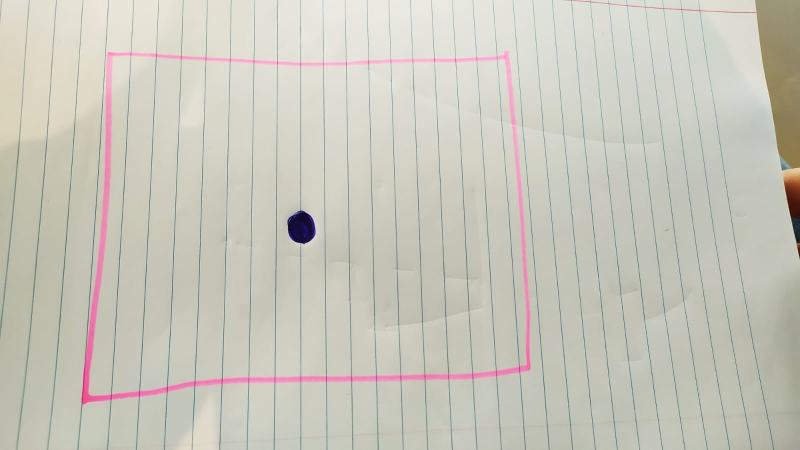
#> input picture RE__Needle_robotics/ImageRecognition/BME3.jpeg, 1600 x 900 px, given in place of the camera (shown at 1/2 size)
$ python VideoDetection.py
#> lines starting #> are read from the running program, lines starting #| are printed output that depends on the picture; after the words box and inside, x2 and y2 are one past the last pixel; in counts of white or black regions, pixels touching at a corner belong together
### RE__Needle_robotics/Steedle_software_package/img2.py
# Import essential libraries
import requests
import cv2
import numpy as np
import imutils
import copy

"""
This part will take in the camera shot and segment it into looking at only the area of interest
which will be marked with bright yellow tape.
"""

# [38 lines left out: function segmentImg2, not called in this run]

def segmentImg(image):
    #blur the image
    image2 = cv2.GaussianBlur(image, (5, 5), 0)

    hsvPlate = cv2.cvtColor(image2, cv2.COLOR_BGR2HSV)
    grayPlate = cv2.cvtColor(image2, cv2.COLOR_BGR2GRAY)

    colorMin = np.array([24, 40, 158])
    colorMax = np.array([49, 255, 255])
    holdImg = copy.deepcopy(image)
    mask = cv2.inRange(hsvPlate, colorMin, colorMax)
    segPlate = cv2.bitwise_and(holdImg, holdImg, mask=mask)

    element = cv2.getStructuringElement(cv2.MORPH_RECT, (6, 6))
    element_circle = cv2.getStructuringElement(cv2.MORPH_ELLIPSE, (10, 10))
    element3 = cv2.getStructuringElement(cv2.MORPH_ELLIPSE, (13, 13))
    segPlate = cv2.erode(segPlate, element)
    segPlate = cv2.dilate(segPlate, element)

    gray = cv2.cvtColor(segPlate, cv2.COLOR_RGB2GRAY)
    x = np.sum(gray, axis=0)
    x2 = np.nonzero(x)
    y = np.sum(gray, axis=1)
    y2 = np.nonzero(y)
    y3 = y2[0][int((len(y2[0]) - 1) / 2)]
    x3 = x2[0][int((len(x2[0]) - 1) / 2)]

    element2 = cv2.getStructuringElement(cv2.MORPH_RECT, (3, 3))
    crop = cv2.erode(image, element2)
    crop = cv2.dilate(crop, element2)
    crop = crop[y2[0][0]:y2[0][-1], x2[0][0]:x2[0][-1], :]
    coord = [y2[0][0], y2[0][-1], x2[0][0], x2[0][-1]]

    image = cv2.circle(image, (x3, y3), radius=100, color=(255, 0, 0), thickness=1)
    #cv2.imshow('Cropped', crop)
    #cv2.waitKey(0)

    return image, x3, y3


"""
This part will then use the segmented image prom abobve and find where the probe is within the image
by finding its x and y location, keep in mind the x here is the z for the main code and the x can be
either the x or the y of the main code.
"""


# [31 lines left out: functions findProbe, convertXY, not called in this run]

"""
This part will combine the two methods above and it is also here that the x and y values are converted to the
proper values for the main code.
"""


# [6 lines left out: function findOffset, not called in this run]

    #get demensions of segmented image
    #xs, ys, zs = segmented.shape

    #x, y = findProbe(segmented)

    #x, y = convertXY(x, y, xs, ys)


    #print("X coord is {} and Y coord is {}".format(x, y))
    # Convert this x and y into the x and z or y and z the other code uses and we can see the location
    # diff on one axis, so we do this for both perspectives and we have our x and y location


def getFrame(img):
    segmented, coords = segmentImg(img)
    # [5 lines of commented-out code are left out]

### RE__Needle_robotics/ImageRecognition/VideoDetection.py
# Import essential libraries
import cv2
import numpy as np
import imutils

# Replace the below URL with your own. Make sure to add "/shot.jpg" at last.
from RE__Needle_robotics.Steedle_software_package.img2 import segmentImg

url = "http://145.94.251.91:8080/shot.jpg"

cap = cv2.VideoCapture(0)
cap.set(3, 1280)
cap.set(4, 720)

coords = np.array([])
# While loop to continuously fetching data from the Url
while True:
    ret, frame = cap.read()
#> frame is the input picture: shape (900, 1600, 3); mean B, G, R 188, 199.2, 200.8
    if not ret:
        break
    #img_resp = requests.get(url)
    #img_arr = np.array(bytearray(img_resp.content), dtype=np.uint8)
    #img = cv2.imdecode(img_arr, -1)
    img = frame
    img = imutils.resize(img, width=1000, height=1800)
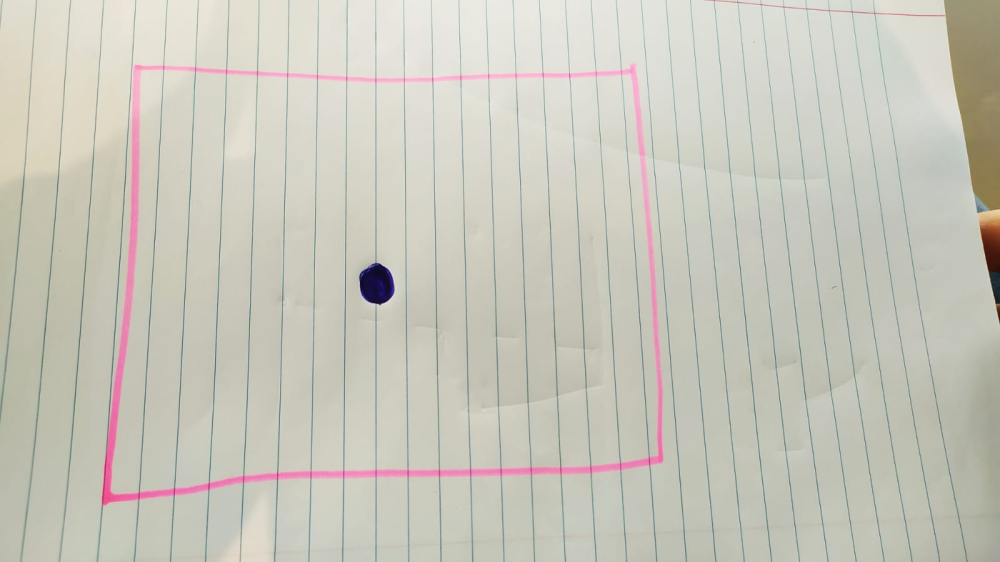
#> img: shape (562, 1000, 3); mean B, G, R 188, 199.2, 200.8
    img, x, y = segmentImg(img)
#> in segmentImg, `hsvPlate = cv2.cvtColor(image2, cv2.COLOR_BGR2HSV)`: hsvPlate: shape (562, 1000, 3); mean H, S, V 36.9, 19.8, 202.5
#> in segmentImg, `grayPlate = cv2.cvtColor(image2, cv2.COLOR_BGR2GRAY)`:
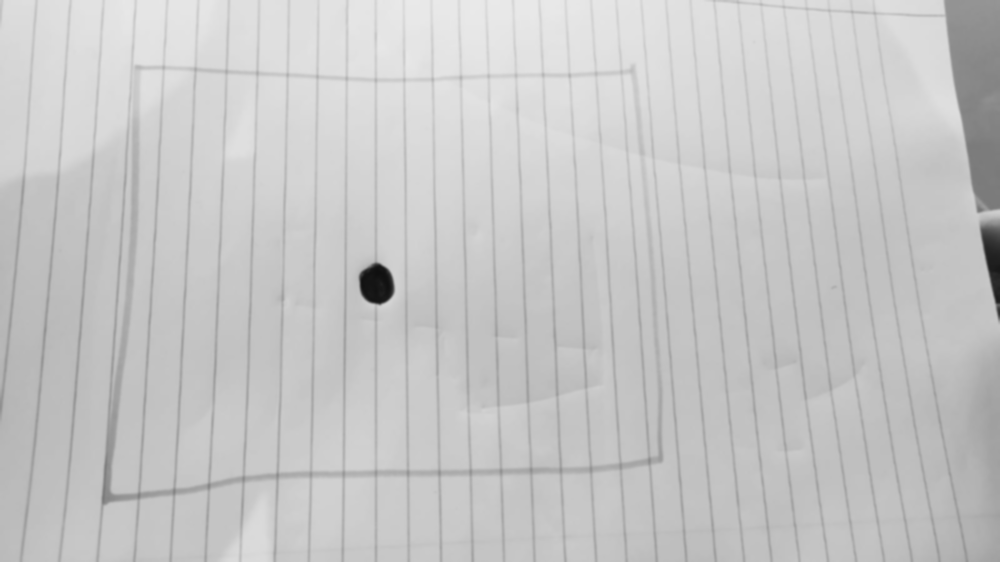
#> grayPlate: shape (562, 1000); min 15, max 233, mean 198.4
#> in segmentImg, `mask = cv2.inRange(hsvPlate, colorMin, colorMax)`:
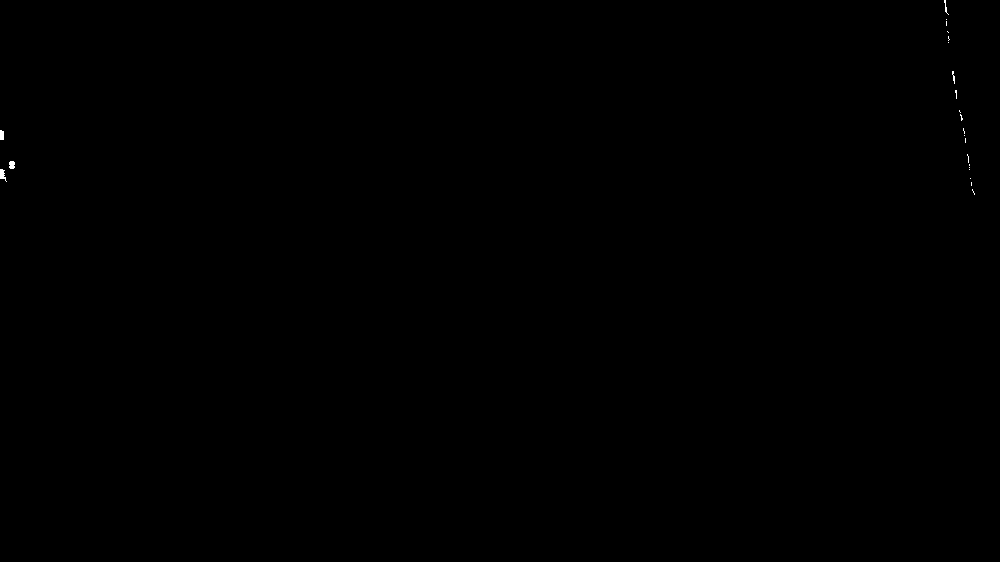
#> mask: shape (562, 1000); 0.04% white; 23 white regions (18 under 20 px), largest, box (x1, y1, x2, y2) and area: (0, 169, 7, 182) 49, (9, 161, 15, 169) 42, (0, 130, 4, 140) 38, (944, 0, 949, 15) 23, (952, 71, 955, 84) 21
#> in segmentImg, `x = np.sum(gray, axis=0)`: x = 1000 values, max 3824 at index 0, min 0 at index 5, mean 18.92
#> in segmentImg, `x2 = np.nonzero(x)`: x2 = ([0, 1, 2, 3, 4],)
#> in segmentImg, `y = np.sum(gray, axis=1)`: y = 562 values, max 1015 at index 132, min 0 at index 0, mean 33.67
#> in segmentImg, `y3 = y2[0][int((len(y2[0]) - 1) / 2)]`: y3 = 170
#> in segmentImg, `x3 = x2[0][int((len(x2[0]) - 1) / 2)]`: x3 = 2
#> in segmentImg, `crop = cv2.erode(image, element2)`:
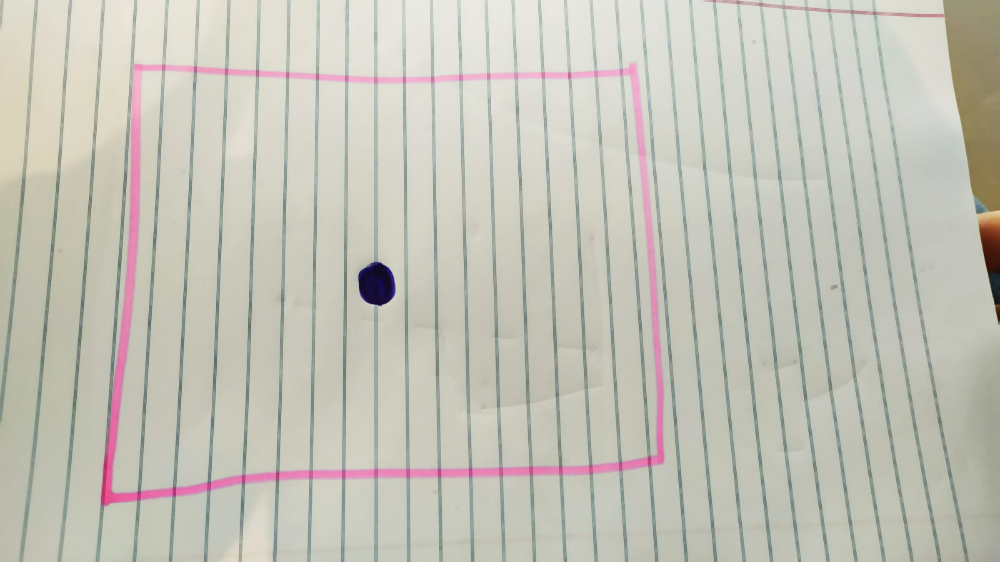
#> crop: shape (562, 1000, 3); mean B, G, R 184, 194.8, 196
#> in segmentImg, `coord = [y2[0][0], y2[0][-1], x2[0][0], x2[0][-1]]`: coord = [132, 179, 0, 4]
#> in segmentImg, `image = cv2.circle(image, (x3, y3), radius=100, color=(255, 0, 0), thi..`:
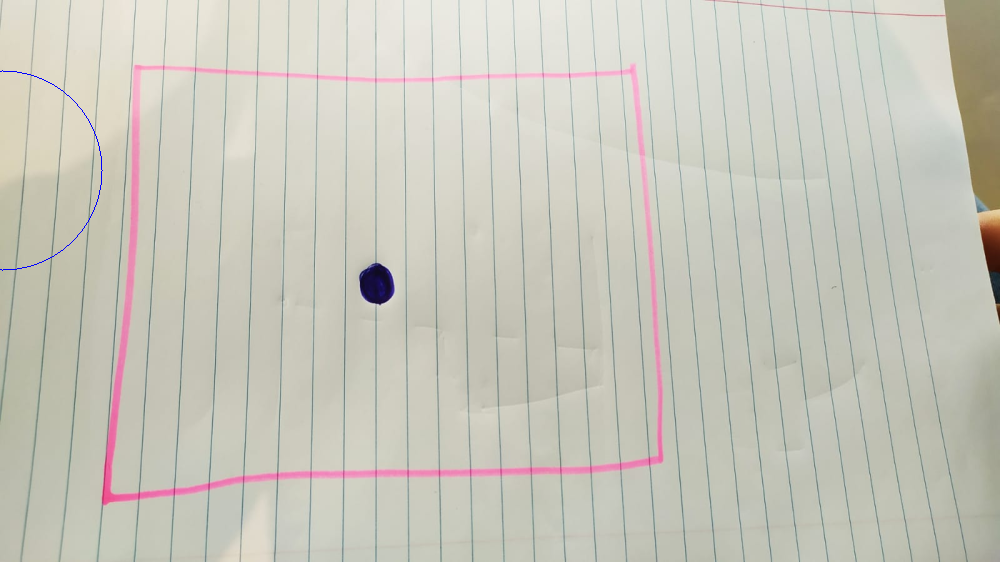
#> image: shape (562, 1000, 3); 0.05% of pixels changed, all inside (x1, y1, x2, y2) = (0, 70, 103, 271)
#> x = 2; y = 170
    coords = np.append(coords, (x, y))
#> coords = [2, 170]
    cv2.imshow("Android_cam", img)
    print(coords)
#| [  2. 170.]
    # Press Esc key to exit
    if cv2.waitKey(1) == 27:
#> (key Esc is pressed here)
        break

cv2.destroyAllWindows()

$ run again, on RE__Needle_robotics/ImageRecognition/BME2.png
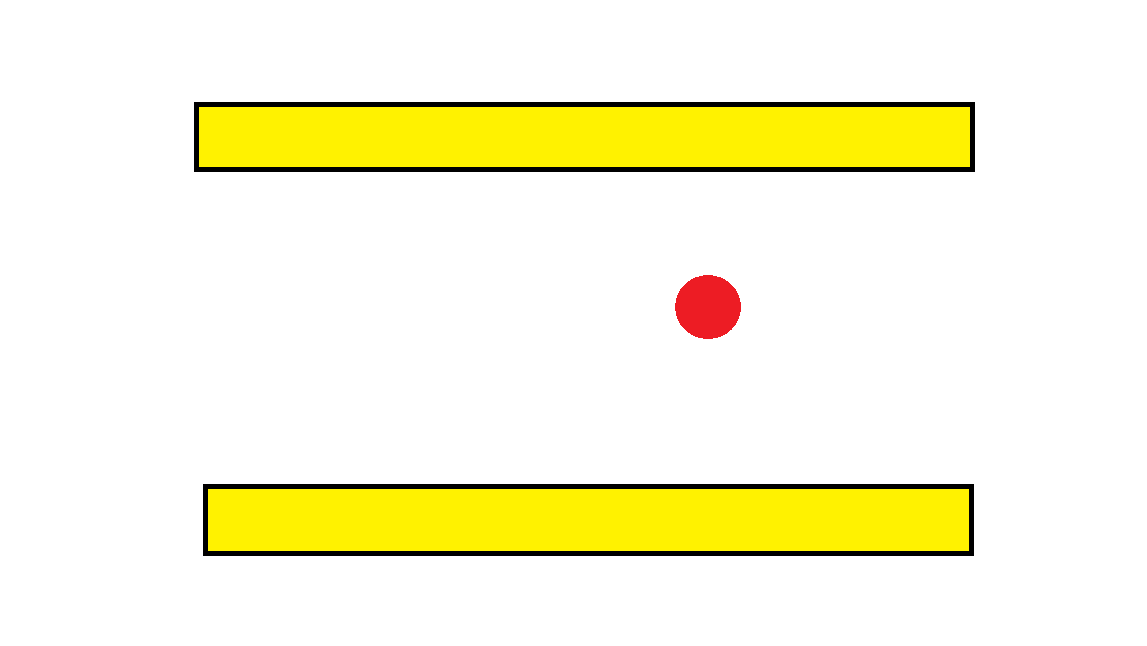
#> input picture RE__Needle_robotics/ImageRecognition/BME2.png, 1147 x 646 px, given in place of the camera
#> frame is the input picture: shape (646, 1147, 3); mean B, G, R 216.1, 246.6, 249.2
#> hsvPlate: shape (563, 1000, 3); mean H, S, V 4.8, 36, 249.2
#> in segmentImg, `mask = cv2.inRange(hsvPlate, colorMin, colorMax)`:
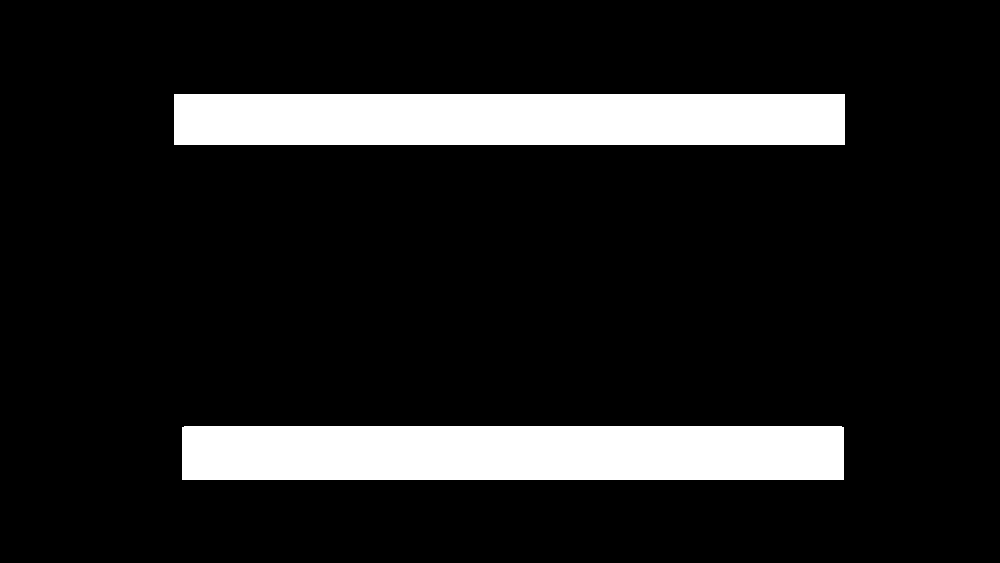
#> mask: shape (563, 1000); 12.4% white; 2 white regions, box (x1, y1, x2, y2) and area: (182, 426, 844, 480) 35744, (174, 94, 845, 145) 34221
#> in segmentImg, `x = np.sum(gray, axis=0)`: x = 1000 values, max 17925 at index 185, min 0 at index 0, mean 11944.3
#> in segmentImg, `y = np.sum(gray, axis=1)`: y = 563 values, max 114741 at index 95, min 0 at index 0, mean 21215.4
#> y3 = 428
#> x3 = 510
#> coord = [95, 480, 175, 845]
#> in segmentImg, `image = cv2.circle(image, (x3, y3), radius=100, color=(255, 0, 0), thi..`:
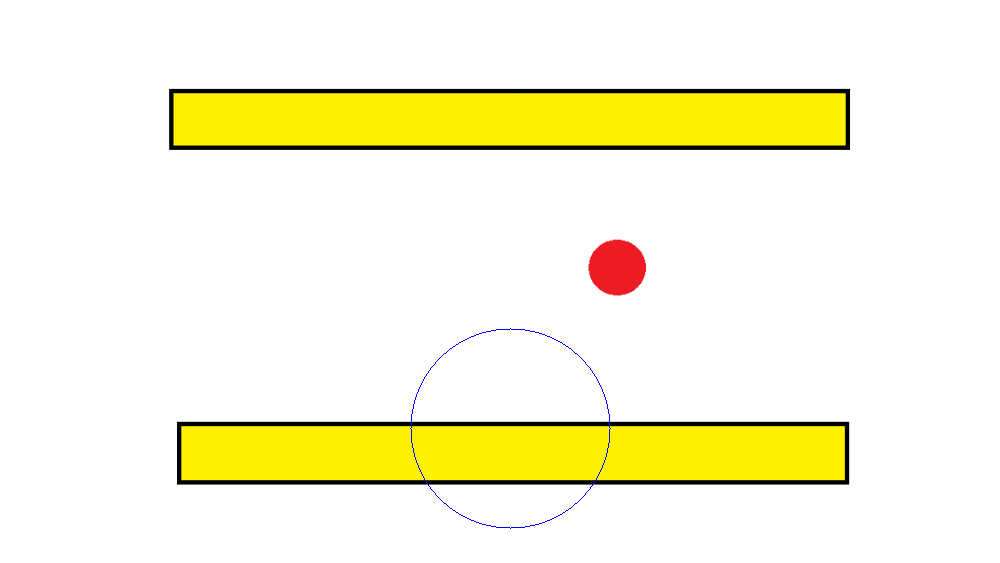
#> image: shape (563, 1000, 3); mean B, G, R 216.2, 246.3, 248.9
#> `img, x, y = segmentImg(img)`: x = 510; y = 428
#> coords = [510, 428]
#| [510. 428.]
